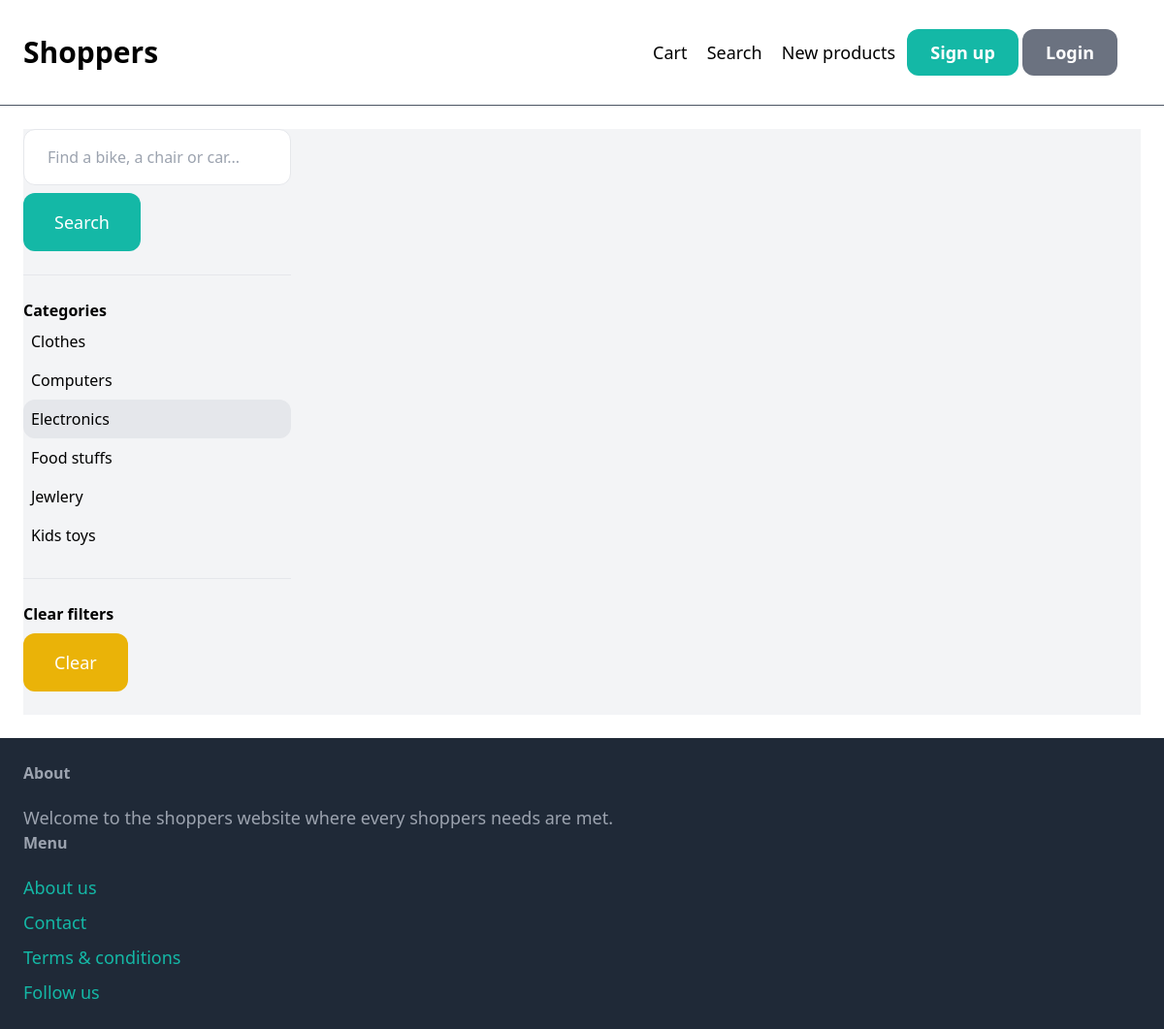
The app's page /products/?query=&category=4, older data.
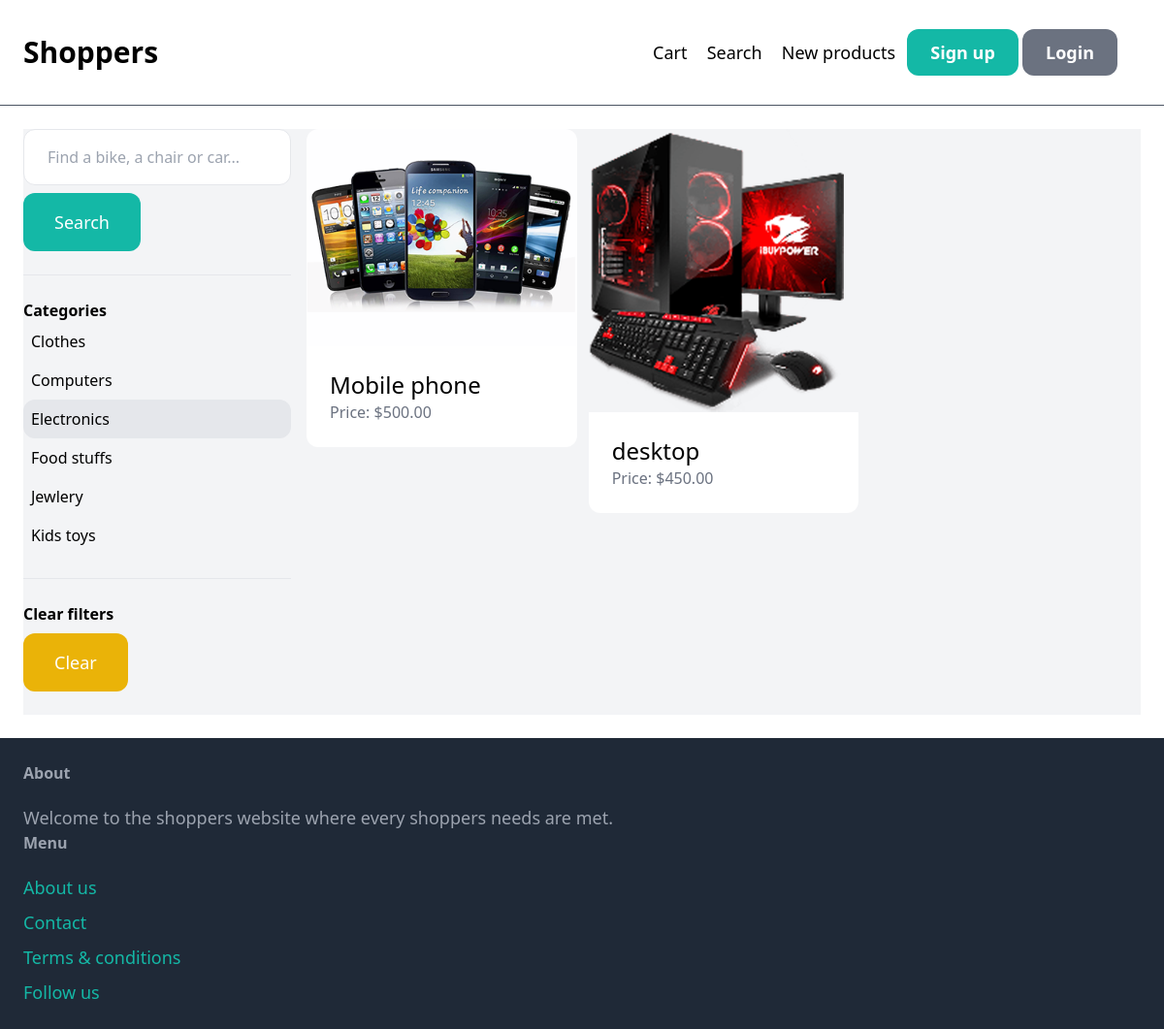
The same page, newer data.
### products/models.py (models this page shows, shortened)
class Category(models.Model):
    name = models.CharField(max_length=300)
    class Meta:
        ordering = ('name',)
        verbose_name_plural = 'Categories'

class Product(models.Model):
    category = models.ForeignKey(
        Category, related_name="products", on_delete=models.CASCADE
    )
    name = models.CharField(max_length=300)
    description = models.TextField(null=True, blank=True)
    price = models.FloatField()
    image = models.ImageField(upload_to='products_images',blank=True, null=True)
    is_sold = models.BooleanField(default=False)
    created_by = models.ForeignKey(
        User, related_name='products', on_delete=models.CASCADE
    )
    created_at = models.DateTimeField(auto_now_add=True)

### products/views.py (the view)
# urls.py: path('', views.browse, name='browse'),
def browse(request):
    query = request.GET.get('query', '')
    category_id = request.GET.get('category', 0)
    categories = Category.objects.all()
    browse = Product.objects.filter(is_sold=False)
    if category_id:
        browse = browse.filter(category_id=category_id)
    if query:
        browse = browse.filter(
            Q(name__icontains=query) | Q(description__icontains=query)
        )
    return render(request, 'products/browse.html', {
        'browse': browse,
        'query': query,
        'categories': categories,
        'category_id': int(category_id),
    })

### products/templates/products/browse.html (shortened to what this page needs)
{% extends 'shoppers/base.html' %}
{% block content %}
    <div class="pb-6 grid grid-cols-4 gap-4 bg-gray-100">
        <div class="col-span-1">
            <form method="get" action="{% url 'products:browse' %}">
                <input name="query" class="w-full py-4 px-6 border rounded-xl" type="text" value="{{ query }}" placeholder="Find a bike, a chair or car...">
                <button class="mt-2 py-4 px-8 text-lg bg-teal-500 text-white rounded-xl">Search</button>
            </form>
            <hr class="my-6">
            <p class="font-semibold">Categories</p>
            <ul>
                {% for category in categories %}
                    <li class="py-2 px-2 rounded-xl{% if category.id == category_id %} bg-gray-200{% endif %}">
                        <a href="{% url 'products:browse' %}?query={{ query }}&category={{ category.id }}">{{ category.name }}</a>
                    </li>
                {% endfor %}
            </ul>
            <hr class="my-6">
            <p class="font-semibold">Clear filters</p>
            <ul>
                <li><a href="{% url 'products:browse' %}" class="mt-2 py-4 px-8 inline-block bg-yellow-500 text-lg rounded-xl text-white">Clear</a>
        </div>
        <div class="col-span-3">
            <div class="grid grid-cols-3 gap-3">
                {% for product in browse %}
                    <div>
                        <a href="{% url 'products:info' product.id %}">
                            <div>
                                <img src="{{ product.image.url }}" alt="{{ product.name }}" class="rounded-t-xl">
                            </div>
                            <div class="p-6 bg-white rounded-b-xl">
                                <h2 class="text-2xl">{{ product.name }}</h2>
                                <p class="text-gray-500">Price: ${{ product.price|floatformat:2 }}</p>
                            </div>
                        </a>
                    </div>
                {% endfor %}
            </div>
        </div>
    </div>
{% endblock %}

Row changes from the older to the newer data that the page shows:
added Product: image (picture), name "Mobile phone", price "500.00"
added Product: image (picture), name "desktop", price "450.00"
